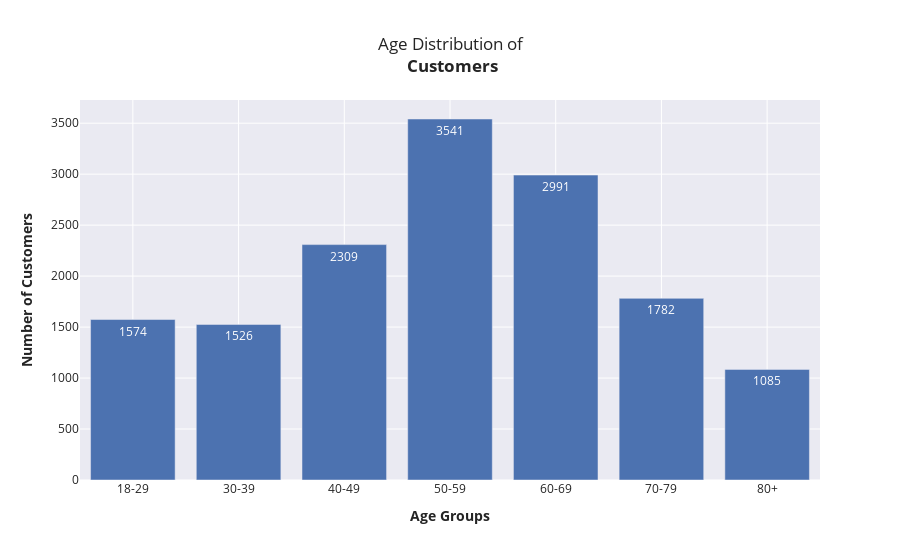

Notebook cell for this chart:
### Code cell
# Define age bins and labels  
bins = [18, 30, 40, 50, 60, 70, 80, 100]  
labels = ['18-29', '30-39', '40-49', '50-59', '60-69', '70-79', '80+']  

# Cut the age column into bins  
cust['age_group'] = pd.cut(cust['age'], bins=bins, right=False, labels=labels)  

# Count occurrences in each age group  
age_group_counts = cust['age_group'].value_counts().sort_index()  

# Create a bar chart using Plotly  
fig2 = px.bar(age_group_counts, x=age_group_counts.index, y=age_group_counts.values,  
              labels={'index': '<b>Age Groups', 'y': '<b>Number of Customers'},  
              title='Age Distribution of<b><br> Customers',
              template='seaborn',
              text_auto=True)  

fig2.show()

### Figure 1 — Plotly figure (JSON) as saved in the notebook; plotly's stock layout.template omitted (floating-point values rounded to 4 significant figures)
{"data": [{"alignmentgroup": "True", "hovertemplate": "<b>Age Groups=%{x}<br><b>Number of Customers=%{y}<extra></extra>", "legendgroup": "", "marker": {"color": "rgb(76,114,176)", "pattern": {"shape": ""}}, "name": "", "offsetgroup": "", "orientation": "v", "showlegend": false, "textposition": "auto", "texttemplate": "%{y}", "type": "bar", "x": ["18-29", "30-39", "40-49", "50-59", "60-69", "70-79", "80+"], "xaxis": "x", "y": [1574, 1526, 2309, 3541, 2991, 1782, 1085], "yaxis": "y"}], "layout": {"barmode": "relative", "legend": {"tracegroupgap": 0}, "title": {"text": "Age Distribution of<b><br> Customers"}, "xaxis": {"anchor": "y", "domain": [0, 1], "title": {"text": "<b>Age Groups"}}, "yaxis": {"anchor": "x", "domain": [0, 1], "title": {"text": "<b>Number of Customers"}}}}
